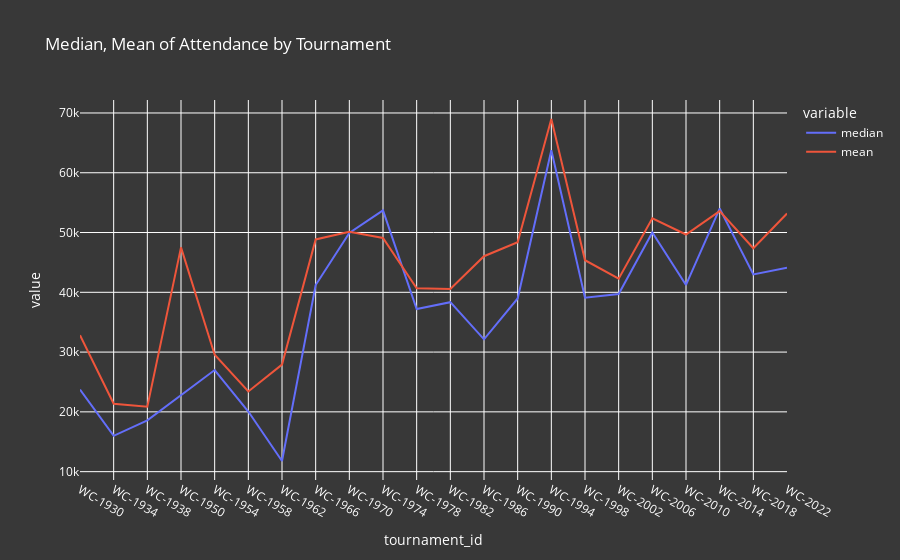

Notebook code cell kept with this figure:
### Code cell
fig = px.line(
    att_data, 
    x="tournament_id",
    y=["median", "mean"],
    title="Median, Mean of Attendance by Tournament"
)
fig.update_layout(**layout_options)
fig.show()

### Figure 1 — Plotly figure (JSON) as saved in the notebook; plotly's stock layout.template omitted (floating-point values rounded to 4 significant figures)
{"data": [{"hovertemplate": "variable=median<br>tournament_id=%{x}<br>value=%{y}<extra></extra>", "legendgroup": "median", "line": {"color": "#636efa", "dash": "solid"}, "marker": {"symbol": "circle"}, "mode": "lines", "name": "median", "orientation": "v", "showlegend": true, "type": "scatter", "x": ["WC-1930", "WC-1934", "WC-1938", "WC-1950", "WC-1954", "WC-1958", "WC-1962", "WC-1966", "WC-1970", "WC-1974", "WC-1978", "WC-1982", "WC-1986", "WC-1990", "WC-1994", "WC-1998", "WC-2002", "WC-2006", "WC-2010", "WC-2014", "WC-2018", "WC-2022"], "xaxis": "x", "y": [23734, 16000, 18570.0, 22800.0, 27000, 20055, 11780.0, 41220.0, 49926, 53700, 37203, 38350, 32140.0, 38970.0, 63749, 39100, 39720.0, 50000, 41234, 54010.0, 42991, 44093], "yaxis": "y"}, {"hovertemplate": "variable=mean<br>tournament_id=%{x}<br>value=%{y}<extra></extra>", "legendgroup": "mean", "line": {"color": "#EF553B", "dash": "solid"}, "marker": {"symbol": "circle"}, "mode": "lines", "name": "mean", "orientation": "v", "showlegend": true, "type": "scatter", "x": ["WC-1930", "WC-1934", "WC-1938", "WC-1950", "WC-1954", "WC-1958", "WC-1962", "WC-1966", "WC-1970", "WC-1974", "WC-1978", "WC-1982", "WC-1986", "WC-1990", "WC-1994", "WC-1998", "WC-2002", "WC-2006", "WC-2010", "WC-2014", "WC-2018", "WC-2022"], "xaxis": "x", "y": [32810.0, 21350.0, 20870.0, 47510.0, 29560.0, 23420.0, 27910.0, 48850.0, 50120.0, 49100.0, 40680.0, 40570.0, 46040.0, 48390.0, 68990.0, 45370.0, 42270.0, 52380.0, 49670.0, 53590.0, 47370.0, 53190.0], "yaxis": "y"}], "layout": {"legend": {"font": {"color": "white"}, "title": {"text": "variable"}, "tracegroupgap": 0}, "paper_bgcolor": "#383838", "plot_bgcolor": "#383838", "title": {"font": {"color": "white"}, "text": "Median, Mean of Attendance by Tournament"}, "xaxis": {"anchor": "y", "color": "white", "domain": [0, 1], "title": {"text": "tournament_id"}}, "yaxis": {"anchor": "x", "color": "white", "domain": [0, 1], "title": {"text": "value"}}}}
